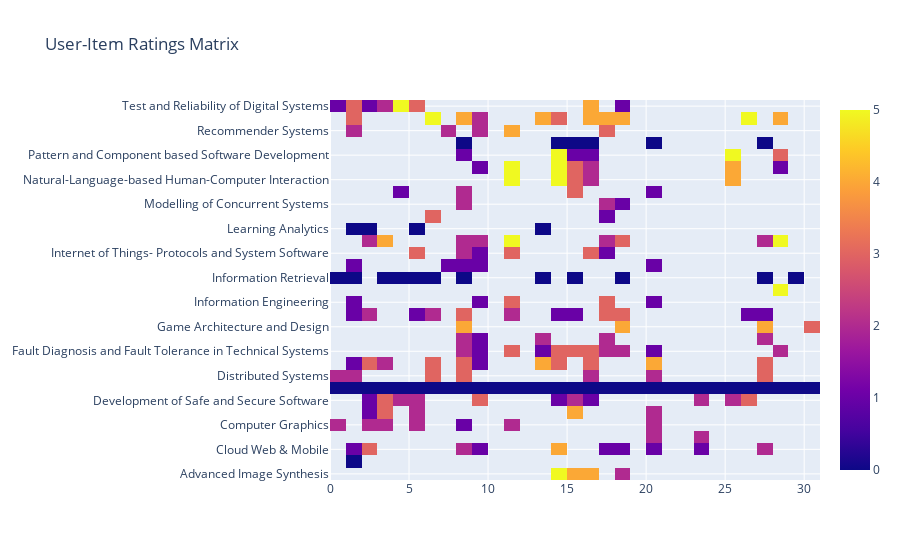

Notebook code for this chart:
### Code cell
fig_hmap = go.Figure(data=go.Heatmap(
                   z=list_useritem,
                   x=list(course_matrix.index),
                   y=list(course_matrix.columns),
                   hoverongaps = False))
fig_hmap.update_layout(title='User-Item Ratings Matrix')

### Figure 1 — Plotly figure (JSON) as saved in the notebook; plotly's stock layout.template omitted (floating-point values rounded to 4 significant figures; data arrays with more than 128 entries replaced by an {"elided": "..."} marker saying what was removed)
{"data": [{"hoverongaps": false, "type": "heatmap", "x": [0, 1, 2, 3, 4, 5, 6, 7, 8, 9, 10, 11, 12, 13, 14, 15, 16, 17, 18, 19, 20, 21, 22, 23, 24, 25, 26, 27, 28, 29, 30, 31, 32, 33, 34, 35, 36, 37, 38], "y": ["Advanced Image Synthesis", "Advanced Web Technologies", "Cloud Web & Mobile", "Cognitive Robot Systems", "Computer Graphics", "Computer Robot Vision", "Development of Safe and Secure Software", "Digital Games Research", "Distributed Systems", "Electronic Communities and Social Networks", "Fault Diagnosis and Fault Tolerance in Technical Systems", "Formal Specification of Software Systems", "Game Architecture and Design", "Gestaltung interaktiver Lehr-/Lern-Systeme", "Information Engineering", "Information Mining", "Information Retrieval", "Interaktive Systeme", "Internet of Things- Protocols and System Software", "Knowledge-Based Systems", "Learning Analytics", "Master Seminar Informatics", "Modelling of Concurrent Systems", "Modelling-Analysis-Verification", "Natural-Language-based Human-Computer Interaction", "Neurocomputing and Organic Computing", "Pattern and Component based Software Development", "Peer-to-Peer Systems", "Recommender Systems", "Scientific Visualization", "Test and Reliability of Digital Systems"], "z": {"elided": "39x31 int values"}}], "layout": {"title": {"text": "User-Item Ratings Matrix"}}}
